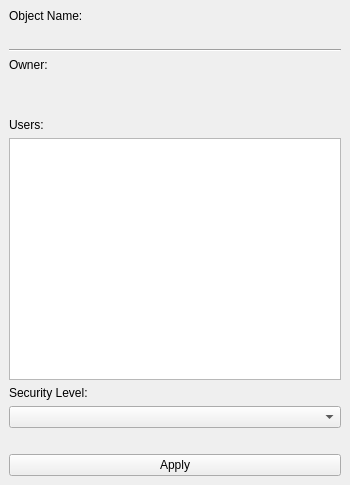
<?xml version="1.0" encoding="UTF-8"?>
<ui version="4.0">
 <class>Security</class>
 <widget class="QMainWindow" name="Security">
  <property name="geometry">
   <rect>
    <x>0</x>
    <y>0</y>
    <width>350</width>
    <height>485</height>
   </rect>
  </property>
  <property name="windowTitle">
   <string>Sequrity</string>
  </property>
  <widget class="QWidget" name="centralwidget">
   <layout class="QVBoxLayout" name="verticalLayout">
    <item>
     <layout class="QHBoxLayout" name="horizontalLayout">
      <item>
       <layout class="QGridLayout" name="gridLayout">
        <item row="9" column="0">
         <widget class="QLabel" name="label_2">
          <property name="text">
           <string>Security Level:</string>
          </property>
         </widget>
        </item>
        <item row="8" column="0">
         <widget class="QListWidget" name="listWidget"/>
        </item>
        <item row="5" column="0">
         <spacer name="horizontalSpacer">
          <property name="orientation">
           <enum>Qt::Horizontal</enum>
          </property>
          <property name="sizeHint" stdset="0">
           <size>
            <width>40</width>
            <height>20</height>
           </size>
          </property>
         </spacer>
        </item>
        <item row="1" column="0">
         <widget class="QLabel" name="labelObjectName">
          <property name="text">
           <string/>
          </property>
         </widget>
        </item>
        <item row="0" column="0">
         <widget class="QLabel" name="label">
          <property name="text">
           <string>Object Name:</string>
          </property>
         </widget>
        </item>
        <item row="3" column="0">
         <widget class="QLabel" name="label_5">
          <property name="text">
           <string>Owner:</string>
          </property>
         </widget>
        </item>
        <item row="2" column="0">
         <widget class="Line" name="line">
          <property name="orientation">
           <enum>Qt::Horizontal</enum>
          </property>
         </widget>
        </item>
        <item row="6" column="0">
         <widget class="QLabel" name="label_4">
          <property name="text">
           <string>Users:</string>
          </property>
         </widget>
        </item>
        <item row="4" column="0">
         <widget class="QLabel" name="labelOwnerName">
          <property name="text">
           <string/>
          </property>
         </widget>
        </item>
        <item row="10" column="0">
         <widget class="QComboBox" name="comboBox"/>
        </item>
       </layout>
      </item>
     </layout>
    </item>
    <item>
     <spacer name="horizontalSpacer_2">
      <property name="orientation">
       <enum>Qt::Horizontal</enum>
      </property>
      <property name="sizeHint" stdset="0">
       <size>
        <width>40</width>
        <height>20</height>
       </size>
      </property>
     </spacer>
    </item>
    <item>
     <layout class="QHBoxLayout" name="horizontalLayout_2">
      <item>
       <widget class="QPushButton" name="btnSetSec">
        <property name="text">
         <string>Apply</string>
        </property>
       </widget>
      </item>
     </layout>
    </item>
   </layout>
  </widget>
 </widget>
 <resources/>
 <connections/>
</ui>
